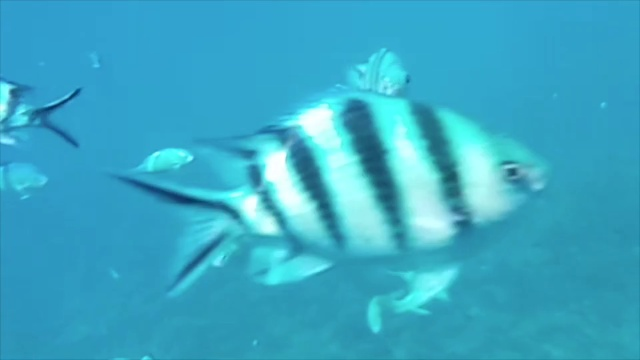
#> input picture bestshot/fish0.jpg, 640 x 360 px, given in place of the camera
$ jupyter execute Diff_Camera.ipynb
#> lines starting #> are read from the running program, lines starting #| are printed output that depends on the picture; after the words box and inside, x2 and y2 are one past the last pixel; in counts of white or black regions, pixels touching at a corner belong together
[cell 1]
import cv2

cap = cv2.VideoCapture(0)

#이전 프레임을 저장해둘 변수
img_last = None

green = (0, 255, 0)

while True:
    #이미지 추출하기
    _, frame = cap.read()
#> frame is the input picture: shape (360, 640, 3); mean B, G, R 197.6, 168.9, 56.9
    frame = cv2.resize(frame, (500, 300))
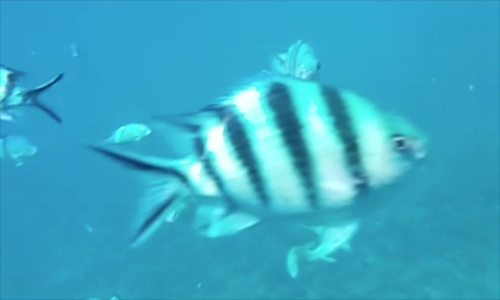
#> frame: shape (300, 500, 3); mean B, G, R 197.5, 168.8, 56.8

    #흑백 이미지로 변환하기
    gray = cv2.cvtColor(frame, cv2.COLOR_BGR2GRAY)
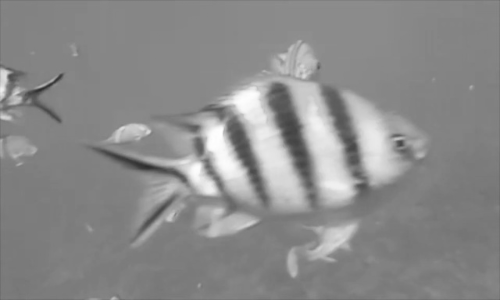
#> gray: shape (300, 500); min 44, max 254, mean 138.6
    gray = cv2.GaussianBlur(gray, (9, 9), 0)
    img_b = cv2.threshold(gray, 100, 255, cv2.THRESH_BINARY)[1]
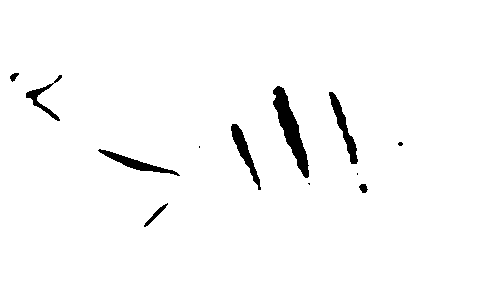
#> img_b: shape (300, 500); 97.7% white; 12 black regions (4 under 20 px), largest, box (x1, y1, x2, y2) and area: (273, 86, 309, 178) 1211, (329, 92, 358, 164) 576, (231, 124, 261, 190) 541

    #차이 확인하기
    if (img_last is None):
        img_last = img_b
        continue

    frame_diff = cv2.absdiff(img_last,img_b)

    cnts = cv2.findContours(frame_diff, cv2.RETR_EXTERNAL, cv2.CHAIN_APPROX_SIMPLE)[1]

    #차이가 있는 부분 출력하기
    for pt in cnts:
        x, y, w, h = cv2.boundingRect(pt)
        #작은 변경 무시하기
        if (w < 30):
            continue

        cv2.rectangle(frame, (x, y),(x + w, y + h), green, 2)

    #프레임을 변수에 저장해두기
    img_last = img_b

    #화면에 출력하기
    cv2.imshow("Diff Camera", frame)
    cv2.imshow("diff data", frame_diff)

    if (cv2.waitKey(1) == 13):
        break

cap.release()
cv2.destroyAllWindows()

$ run again, on bestshot/fish1.jpg
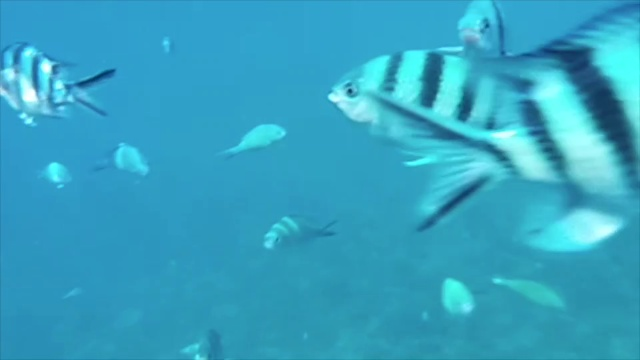
#> input picture bestshot/fish1.jpg, 640 x 360 px, given in place of the camera
#> frame is the input picture: shape (360, 640, 3); mean B, G, R 194, 163.2, 52.3
#> frame: shape (300, 500, 3)
#> `gray = cv2.cvtColor(frame, cv2.COLOR_BGR2GRAY)`:
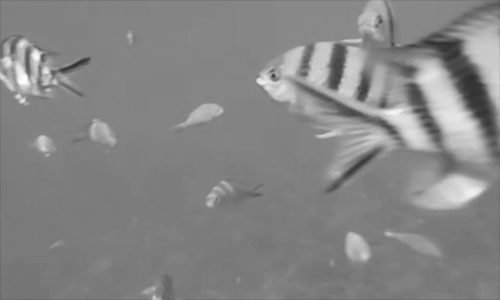
#> gray: shape (300, 500); min 46, max 253, mean 133.5
#> `img_b = cv2.threshold(gray, 100, 255, cv2.THRESH_BINARY)[1]`:
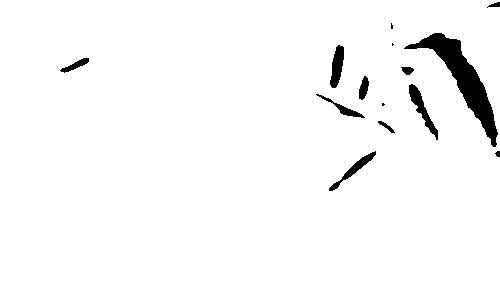
#> img_b: shape (300, 500); 97% white; 14 black regions (3 under 20 px), largest, box (x1, y1, x2, y2) and area: (404, 33, 498, 147) 2528, (409, 84, 438, 140) 445, (330, 45, 344, 88) 385

$ run again, on bestshot/fish10.jpg
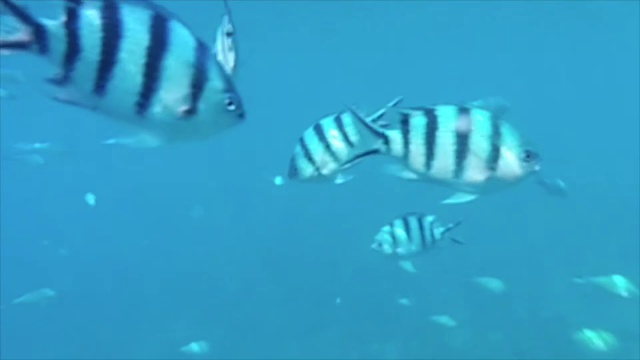
#> input picture bestshot/fish10.jpg, 640 x 360 px, given in place of the camera
#> frame is the input picture: shape (360, 640, 3); mean B, G, R 199.5, 159, 50.1
#> frame: shape (300, 500, 3)
#> `gray = cv2.cvtColor(frame, cv2.COLOR_BGR2GRAY)`:
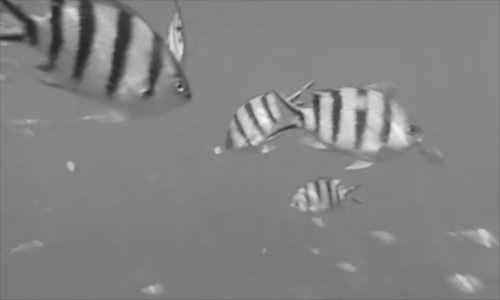
#> gray: shape (300, 500); min 38, max 244, mean 131
#> `img_b = cv2.threshold(gray, 100, 255, cv2.THRESH_BINARY)[1]`:
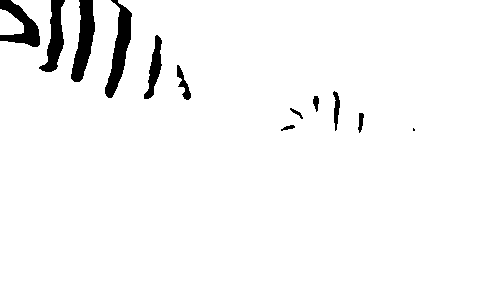
#> img_b: shape (300, 500); 96.6% white; 12 black regions (1 under 20 px), largest, box (x1, y1, x2, y2) and area: (105, 0, 132, 98) 1145, (71, 0, 95, 82) 1109, (0, 0, 40, 47) 879

$ run again, on bestshot/fish11.jpg
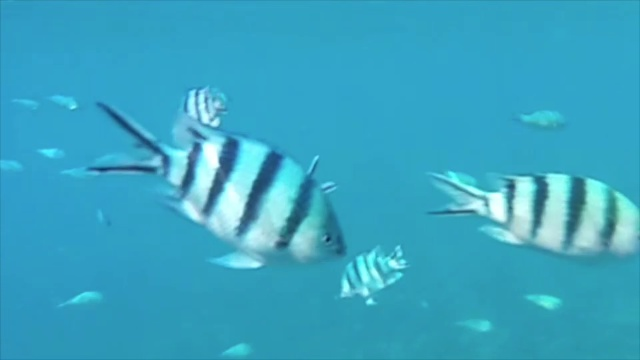
#> input picture bestshot/fish11.jpg, 640 x 360 px, given in place of the camera
#> frame is the input picture: shape (360, 640, 3); mean B, G, R 194.3, 165, 56.5
#> frame: shape (300, 500, 3)
#> `gray = cv2.cvtColor(frame, cv2.COLOR_BGR2GRAY)`:
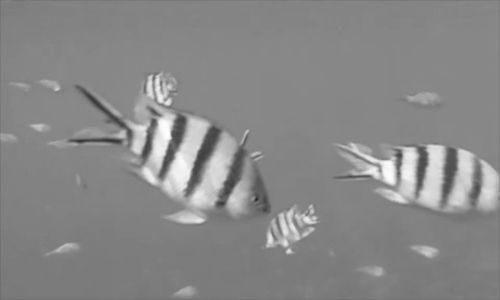
#> gray: shape (300, 500); min 37, max 254, mean 135.9
#> `img_b = cv2.threshold(gray, 100, 255, cv2.THRESH_BINARY)[1]`:
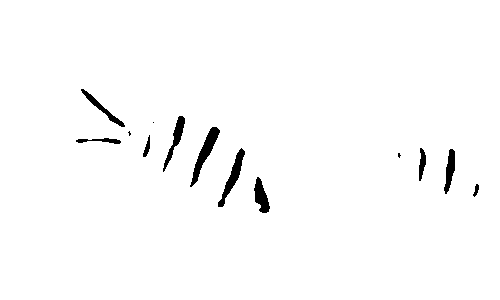
#> img_b: shape (300, 500); 98.3% white; 13 black regions (3 under 20 px), largest, box (x1, y1, x2, y2) and area: (190, 127, 220, 187) 504, (218, 148, 245, 207) 429, (254, 177, 270, 213) 327
